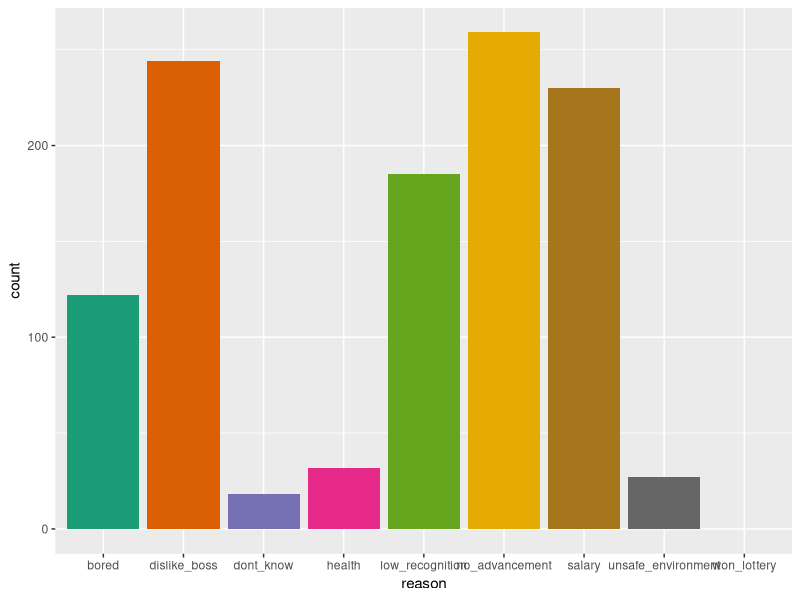
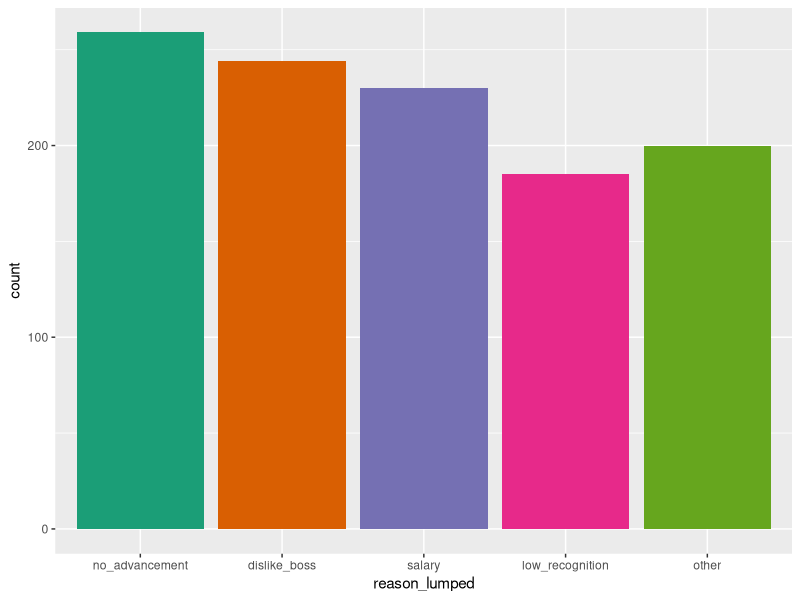

Write R code to recreate these figures, in order.
# creating an 'other' category 

library(tidyverse)
?fct_lump

quitting <- read_csv("quitting.csv")
View(quitting)

ggplot(quitting, aes(x = reason,
                     fill = reason)) + 
  geom_bar(show.legend = FALSE) +
  scale_fill_brewer(palette = "Dark2")

quitting <- quitting %>% 
  mutate(reason = fct_infreq(reason))

fct_lump_n(quitting$reason, n = 4, other_level = "other")

quitting <- quitting %>% 
  mutate(reason_lumped = fct_lump_n(quitting$reason, 
                                    n = 4, 
                                    other_level = "other"))

ggplot(quitting, aes(x = reason_lumped,
                     fill = reason_lumped)) + 
  geom_bar(show.legend = FALSE) +
  scale_fill_brewer(palette = "Dark2")

quitting <- quitting %>% 
  mutate(reason_lumped = fct_lump_lowfreq(quitting$reason,  
                                          other_level = "other"))


